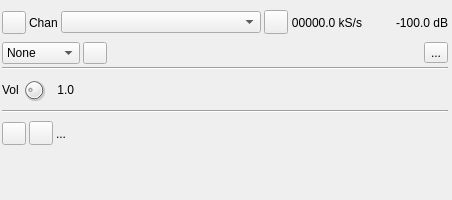
<?xml version="1.0" encoding="UTF-8"?>
<ui version="4.0">
 <class>DenoiserGUI</class>
 <widget class="RollupContents" name="DenoiserGUI">
  <property name="geometry">
   <rect>
    <x>0</x>
    <y>0</y>
    <width>452</width>
    <height>200</height>
   </rect>
  </property>
  <property name="sizePolicy">
   <sizepolicy hsizetype="Expanding" vsizetype="Expanding">
    <horstretch>0</horstretch>
    <verstretch>0</verstretch>
   </sizepolicy>
  </property>
  <property name="minimumSize">
   <size>
    <width>452</width>
    <height>200</height>
   </size>
  </property>
  <property name="font">
   <font>
    <family>Liberation Sans</family>
    <pointsize>9</pointsize>
   </font>
  </property>
  <property name="windowTitle">
   <string>Denoiser</string>
  </property>
  <widget class="QWidget" name="settingsContainer" native="true">
   <property name="geometry">
    <rect>
     <x>0</x>
     <y>2</y>
     <width>450</width>
     <height>151</height>
    </rect>
   </property>
   <property name="minimumSize">
    <size>
     <width>450</width>
     <height>0</height>
    </size>
   </property>
   <property name="windowTitle">
    <string>Settings</string>
   </property>
   <layout class="QVBoxLayout" name="verticalLayout">
    <property name="spacing">
     <number>3</number>
    </property>
    <property name="leftMargin">
     <number>2</number>
    </property>
    <property name="topMargin">
     <number>2</number>
    </property>
    <property name="rightMargin">
     <number>2</number>
    </property>
    <property name="bottomMargin">
     <number>2</number>
    </property>
    <item>
     <layout class="QHBoxLayout" name="HeaderLayout">
      <property name="topMargin">
       <number>2</number>
      </property>
      <item>
       <widget class="ButtonSwitch" name="startStop">
        <property name="minimumSize">
         <size>
          <width>0</width>
          <height>22</height>
         </size>
        </property>
        <property name="toolTip">
         <string>start/stop acquisition</string>
        </property>
        <property name="text">
         <string/>
        </property>
        <property name="icon">
         <iconset resource="../../../sdrgui/resources/res.qrc">
          <normaloff>:/play.png</normaloff>
          <normalon>:/stop.png</normalon>:/play.png</iconset>
        </property>
       </widget>
      </item>
      <item>
       <widget class="QLabel" name="channelsLabel">
        <property name="text">
         <string>Chan</string>
        </property>
       </widget>
      </item>
      <item>
       <widget class="QComboBox" name="channels">
        <property name="minimumSize">
         <size>
          <width>200</width>
          <height>0</height>
         </size>
        </property>
        <property name="toolTip">
         <string>Channel index</string>
        </property>
       </widget>
      </item>
      <item>
       <widget class="QPushButton" name="channelApply">
        <property name="maximumSize">
         <size>
          <width>24</width>
          <height>24</height>
         </size>
        </property>
        <property name="toolTip">
         <string>(Re) associate with channel</string>
        </property>
        <property name="icon">
         <iconset resource="../../../sdrgui/resources/res.qrc">
          <normaloff>:/link.png</normaloff>:/link.png</iconset>
        </property>
       </widget>
      </item>
      <item>
       <widget class="QLabel" name="sinkSampleRateText">
        <property name="toolTip">
         <string>Analyzer (sink) sample rate</string>
        </property>
        <property name="text">
         <string>00000.0 kS/s</string>
        </property>
        <property name="alignment">
         <set>Qt::AlignRight|Qt::AlignTrailing|Qt::AlignVCenter</set>
        </property>
       </widget>
      </item>
      <item>
       <spacer name="horizontalSpacer">
        <property name="orientation">
         <enum>Qt::Horizontal</enum>
        </property>
        <property name="sizeHint" stdset="0">
         <size>
          <width>40</width>
          <height>20</height>
         </size>
        </property>
       </spacer>
      </item>
      <item>
       <widget class="QLabel" name="channelPower">
        <property name="minimumSize">
         <size>
          <width>52</width>
          <height>0</height>
         </size>
        </property>
        <property name="toolTip">
         <string>Channel power</string>
        </property>
        <property name="layoutDirection">
         <enum>Qt::LeftToRight</enum>
        </property>
        <property name="text">
         <string>-100.0 dB</string>
        </property>
        <property name="alignment">
         <set>Qt::AlignRight|Qt::AlignTrailing|Qt::AlignVCenter</set>
        </property>
       </widget>
      </item>
     </layout>
    </item>
    <item>
     <layout class="QHBoxLayout" name="denoiserLayout">
      <property name="leftMargin">
       <number>0</number>
      </property>
      <property name="bottomMargin">
       <number>0</number>
      </property>
      <item>
       <widget class="QComboBox" name="denoiserType">
        <property name="toolTip">
         <string>Noise reduction scheme</string>
        </property>
        <item>
         <property name="text">
          <string>None</string>
         </property>
        </item>
        <item>
         <property name="text">
          <string>RNnoise</string>
         </property>
        </item>
       </widget>
      </item>
      <item>
       <widget class="ButtonSwitch" name="enable">
        <property name="minimumSize">
         <size>
          <width>0</width>
          <height>22</height>
         </size>
        </property>
        <property name="toolTip">
         <string>Denoiser on/off</string>
        </property>
        <property name="text">
         <string/>
        </property>
        <property name="icon">
         <iconset resource="../../../sdrgui/resources/res.qrc">
          <normaloff>:/play.png</normaloff>
          <normalon>:/stop.png</normalon>:/play.png</iconset>
        </property>
       </widget>
      </item>
      <item>
       <spacer name="horizontalSpacer_2">
        <property name="orientation">
         <enum>Qt::Horizontal</enum>
        </property>
        <property name="sizeHint" stdset="0">
         <size>
          <width>40</width>
          <height>20</height>
         </size>
        </property>
       </spacer>
      </item>
      <item>
       <widget class="QToolButton" name="audioMute">
        <property name="toolTip">
         <string>Left: Mute/Unmute audio Right: view/select audio device</string>
        </property>
        <property name="text">
         <string>...</string>
        </property>
        <property name="icon">
         <iconset resource="../../../sdrgui/resources/res.qrc">
          <normaloff>:/sound_on.png</normaloff>
          <normalon>:/sound_off.png</normalon>:/sound_on.png</iconset>
        </property>
        <property name="checkable">
         <bool>true</bool>
        </property>
       </widget>
      </item>
     </layout>
    </item>
    <item>
     <widget class="Line" name="line">
      <property name="orientation">
       <enum>Qt::Horizontal</enum>
      </property>
     </widget>
    </item>
    <item>
     <layout class="QHBoxLayout" name="volumeLayout">
      <item>
       <widget class="QLabel" name="volLabel">
        <property name="text">
         <string>Vol</string>
        </property>
       </widget>
      </item>
      <item>
       <widget class="QDial" name="volume">
        <property name="maximumSize">
         <size>
          <width>24</width>
          <height>24</height>
         </size>
        </property>
        <property name="toolTip">
         <string>Audio input gain</string>
        </property>
        <property name="maximum">
         <number>50</number>
        </property>
        <property name="pageStep">
         <number>1</number>
        </property>
        <property name="value">
         <number>10</number>
        </property>
       </widget>
      </item>
      <item>
       <widget class="QLabel" name="volumeText">
        <property name="minimumSize">
         <size>
          <width>25</width>
          <height>0</height>
         </size>
        </property>
        <property name="toolTip">
         <string>Audio input gain value</string>
        </property>
        <property name="text">
         <string>1.0</string>
        </property>
        <property name="alignment">
         <set>Qt::AlignRight|Qt::AlignTrailing|Qt::AlignVCenter</set>
        </property>
       </widget>
      </item>
      <item>
       <widget class="LevelMeterVU" name="volumeMeter" native="true">
        <property name="sizePolicy">
         <sizepolicy hsizetype="Expanding" vsizetype="Preferred">
          <horstretch>0</horstretch>
          <verstretch>0</verstretch>
         </sizepolicy>
        </property>
        <property name="font">
         <font>
          <family>Liberation Mono</family>
          <pointsize>8</pointsize>
         </font>
        </property>
        <property name="toolTip">
         <string>Input level (% full range) top trace: average, bottom trace: instantaneous peak, tip: peak hold</string>
        </property>
       </widget>
      </item>
     </layout>
    </item>
    <item>
     <widget class="Line" name="line_2">
      <property name="orientation">
       <enum>Qt::Horizontal</enum>
      </property>
     </widget>
    </item>
    <item>
     <layout class="QHBoxLayout" name="fileNameLayout">
      <item>
       <widget class="ButtonSwitch" name="record">
        <property name="maximumSize">
         <size>
          <width>24</width>
          <height>16777215</height>
         </size>
        </property>
        <property name="toolTip">
         <string>Start/stop recording</string>
        </property>
        <property name="text">
         <string/>
        </property>
        <property name="icon">
         <iconset resource="../../../sdrgui/resources/res.qrc">
          <normaloff>:/record_off.png</normaloff>:/record_off.png</iconset>
        </property>
       </widget>
      </item>
      <item>
       <widget class="QPushButton" name="showFileDialog">
        <property name="minimumSize">
         <size>
          <width>24</width>
          <height>24</height>
         </size>
        </property>
        <property name="maximumSize">
         <size>
          <width>24</width>
          <height>24</height>
         </size>
        </property>
        <property name="toolTip">
         <string>Open file</string>
        </property>
        <property name="text">
         <string/>
        </property>
        <property name="icon">
         <iconset resource="../../../sdrgui/resources/res.qrc">
          <normaloff>:/preset-load.png</normaloff>:/preset-load.png</iconset>
        </property>
       </widget>
      </item>
      <item>
       <widget class="QLabel" name="fileNameText">
        <property name="enabled">
         <bool>true</bool>
        </property>
        <property name="toolTip">
         <string>Current recording file</string>
        </property>
        <property name="text">
         <string>...</string>
        </property>
        <property name="alignment">
         <set>Qt::AlignLeading|Qt::AlignLeft|Qt::AlignVCenter</set>
        </property>
       </widget>
      </item>
     </layout>
    </item>
   </layout>
  </widget>
 </widget>
 <customwidgets>
  <customwidget>
   <class>ButtonSwitch</class>
   <extends>QToolButton</extends>
   <header>gui/buttonswitch.h</header>
  </customwidget>
  <customwidget>
   <class>RollupContents</class>
   <extends>QWidget</extends>
   <header>gui/rollupcontents.h</header>
   <container>1</container>
  </customwidget>
  <customwidget>
   <class>LevelMeterVU</class>
   <extends>QWidget</extends>
   <header>gui/levelmeter.h</header>
   <container>1</container>
  </customwidget>
 </customwidgets>
 <resources>
  <include location="../../../sdrgui/resources/res.qrc"/>
 </resources>
 <connections/>
</ui>
